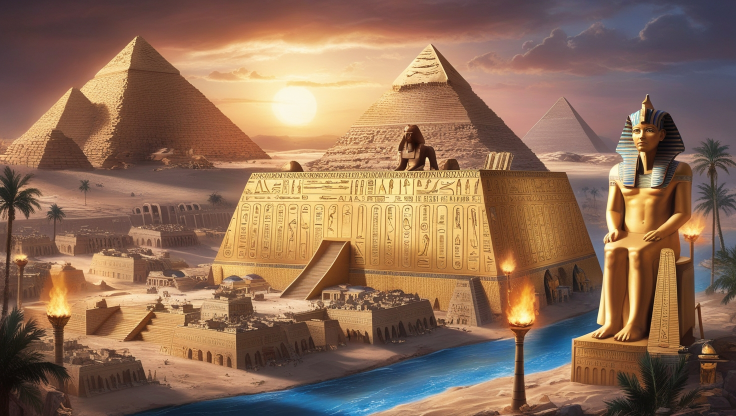
#> input picture pharaohs_bg.jpg, 1472 x 832 px (shown at 1/2 size)
$ python -i image_processing.py   (imports and definitions only)
#> lines starting #> are read from the running program, lines starting #| are printed output that depends on the picture
import cv2
import numpy as np
from backend.config import Config

def preprocess_image(image_file):
#> called with image_file = 'pharaohs_bg.jpg'
    try:
        if isinstance(image_file, str):
            img = cv2.imread(image_file, cv2.IMREAD_GRAYSCALE)
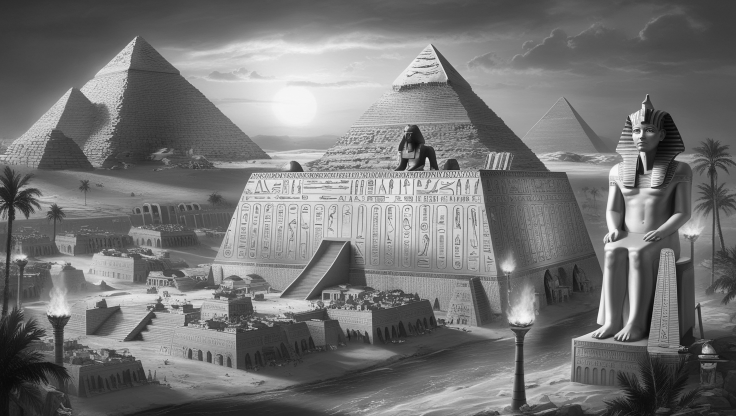
#> img: shape (832, 1472) (shown at 1/2 size); min 4, max 252, mean 116.5
        else:
            img_array = np.frombuffer(image_file.read(), np.uint8)
            img = cv2.imdecode(img_array, cv2.IMREAD_GRAYSCALE)

        if img is None:
            raise ValueError("Failed to load image")

        # Resize
#> (the run stopped early here; a loop or call above may not have finished)
